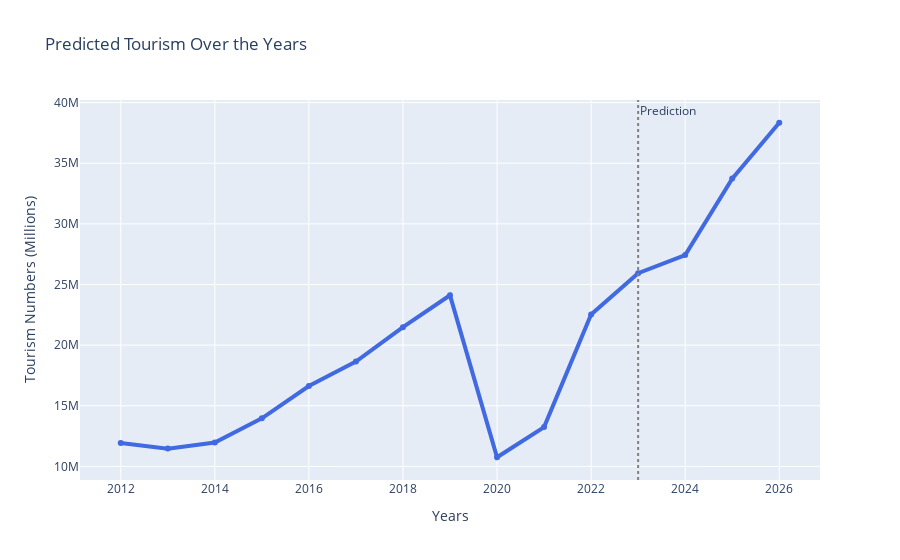

Write notebook code for a chart like this one.
### Code cell
visualization(data_not_st, result)

### Figure 1 — Plotly figure (JSON) as saved in the notebook; plotly's stock layout.template omitted (floating-point values rounded to 4 significant figures)
{"data": [{"line": {"color": "royalblue", "width": 4}, "name": "Tourist Numbers", "type": "scatter", "x": [2012, 2013, 2014, 2015, 2016, 2017, 2018, 2019, 2020, 2021, 2022, 2023, 2024, 2025, 2026], "y": [11938268, 11466000, 11967152, 13968100, 16631358, 18642770, 21480676, 24106768, 10754689, 13243884, 22525480, 25931410, 27430000.0, 33730000.0, 38340000.0]}], "layout": {"annotations": [{"showarrow": false, "text": "Prediction", "x": 2023, "xanchor": "left", "xref": "x", "y": 1, "yanchor": "top", "yref": "y domain"}], "shapes": [{"line": {"color": "gray", "dash": "dot"}, "type": "line", "x0": 2023, "x1": 2023, "xref": "x", "y0": 0, "y1": 1, "yref": "y domain"}], "title": {"text": "Predicted Tourism Over the Years"}, "xaxis": {"title": {"text": "Years"}}, "yaxis": {"title": {"text": "Tourism Numbers (Millions)"}}}}
